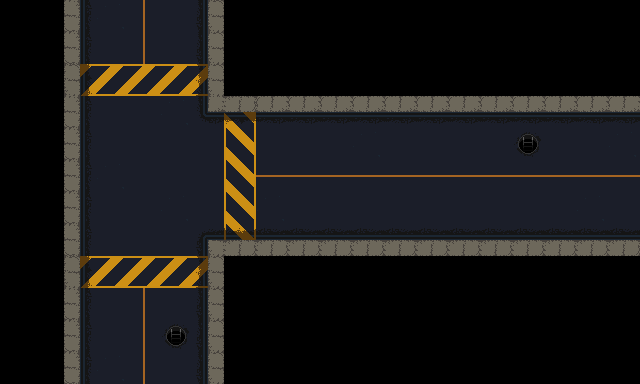

Tiled map render using the project's own tile images. Description and the map definition, with tile-layer contents summarised, below:
An orthogonal 20x12 tile map with 32x32 px tiles, 1 tile layer (Tile Layer 1) and 3 objects.

<map version="1.2" tiledversion="1.2.4" orientation="orthogonal" renderorder="right-down" width="20" height="12" tilewidth="32" tileheight="32" infinite="0" nextlayerid="3" nextobjectid="9">
 <tileset firstgid="1" source="../tilesets/main_tileset.tsx" />
 <layer id="1" name="Tile Layer 1" width="20" height="12">
  <data>[240 cells, 125 non-empty, 9 distinct tile ids]</data>
 </layer>
 <objectgroup id="2" name="Object Layer">
  <object id="3" gid="5" x="512" y="160" width="32" height="32" />
  <object id="4" gid="5" x="160" y="352" width="32" height="32" />
  <object id="5" gid="5" x="160" y="352" width="32" height="32" />
 </objectgroup>
</map>